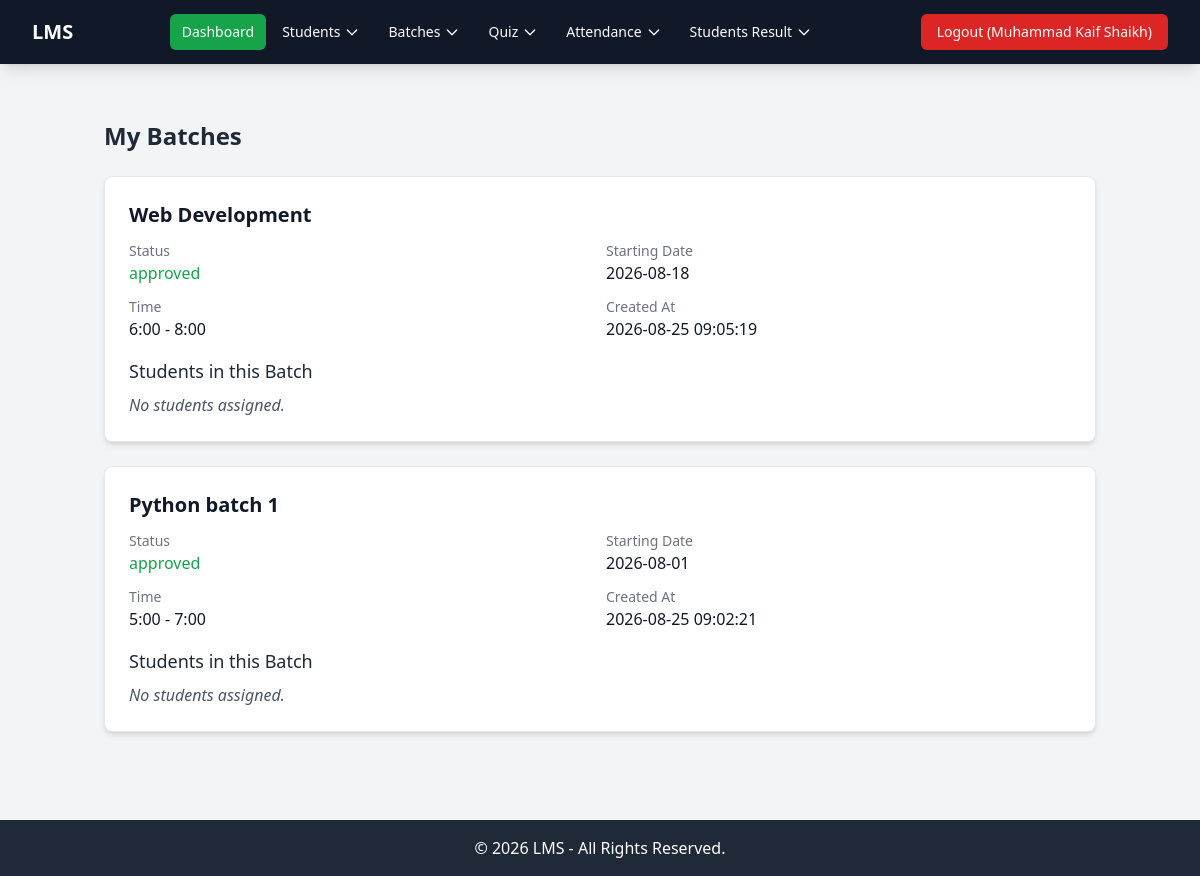
Page /teacher/controller/my_batches.php (signed in) on the committed database.
### tables this page shows
CREATE TABLE `batches` (
  `id` int(11) NOT NULL,
  `batch_name` varchar(100) NOT NULL,
  `starting_date` date NOT NULL,
  `batch_time` varchar(50) NOT NULL,
  `teacher_id` int(11) NOT NULL,
  `status` enum('pending','approved','rejected') NOT NULL DEFAULT 'pending',
  `created_at` timestamp NOT NULL DEFAULT current_timestamp()
);

### teacher/controller/my_batches.php (called while the page is built, shortened)
<?php
$teacher_id = $_SESSION['user_id'];
$batches = [];
$stmt = $conn->prepare("
    SELECT
        b.id,
        b.batch_name,
        b.starting_date,
        b.batch_time,
        b.status,
        b.created_at
    FROM batches b
    WHERE b.teacher_id = ?
    ORDER BY b.created_at DESC
");
$stmt->bind_param("i", $teacher_id);
$stmt->execute();
$result = $stmt->get_result();
while ($row = $result->fetch_assoc()) {
    $students_list = [];
    $row['students'] = $students_list;
    $batches[] = $row;
}
include BASE_PATH . 'teacher/view/my_batches.php';
?>

### teacher/view/my_batches.php (the view, shortened to what this page needs)
<div class="max-w-5xl mx-auto px-4 py-8">
    <h1 class="text-2xl font-bold text-gray-800 mb-6">My Batches</h1>
    <?php if (empty($batches)): ?>
        <p class="text-gray-600">No batches created yet.</p>
    <?php else: ?>
        <div class="space-y-6">
            <?php foreach ($batches as $batch): ?>
                <div class="bg-white shadow-md rounded-lg border border-gray-200 p-6">
                    <h2 class="text-xl font-semibold text-gray-900 mb-3">
                        <?php echo htmlspecialchars($batch['batch_name']); ?>
                    </h2>
                    <div class="grid grid-cols-1 md:grid-cols-2 gap-3 mb-4">
                        <div>
                            <p class="text-sm text-gray-500">Status</p>
                            <?php
                            $statusClass = 'text-orange-600';
                            if ($batch['status'] === 'approved') {
                                $statusClass = 'text-green-600';
                            } elseif ($batch['status'] === 'rejected') {
                                $statusClass = 'text-red-600';
                            }
                            ?>
                            <p class="font-medium <?php echo $statusClass; ?>">
                                <?php echo htmlspecialchars($batch['status']); ?>
                            </p>
                        </div>
                        <div>
                            <p class="text-sm text-gray-500">Starting Date</p>
                            <p class="font-medium text-gray-900"><?php echo htmlspecialchars($batch['starting_date']); ?></p>
                        </div>
                        <div>
                            <p class="text-sm text-gray-500">Time</p>
                            <p class="font-medium text-gray-900"><?php echo htmlspecialchars($batch['batch_time']); ?></p>
                        </div>
                        <div>
                            <p class="text-sm text-gray-500">Created At</p>
                            <p class="font-medium text-gray-900"><?php echo htmlspecialchars($batch['created_at']); ?></p>
                        </div>
                    </div>
                    <h3 class="text-lg font-medium text-gray-800 mb-2">Students in this Batch</h3>
                    <?php if (empty($batch['students'])): ?>
                        <p class="text-gray-600 italic">No students assigned.</p>
                    <?php endif; ?>
                </div>
            <?php endforeach; ?>
        </div>
    <?php endif; ?>
</div>

### rows in the picture
batches: batch_name "Web Development", status "approved", starting_date "2026-08-18", batch_time "6:00 - 8:00", created_at "2026-08-25 09:05:19"
batches: batch_name "Python batch 1", status "approved", starting_date "2026-08-01", batch_time "5:00 - 7:00", created_at "2026-08-25 09:02:21"

### other values in the picture
$user_name "Muhammad Kaif Shaikh"
